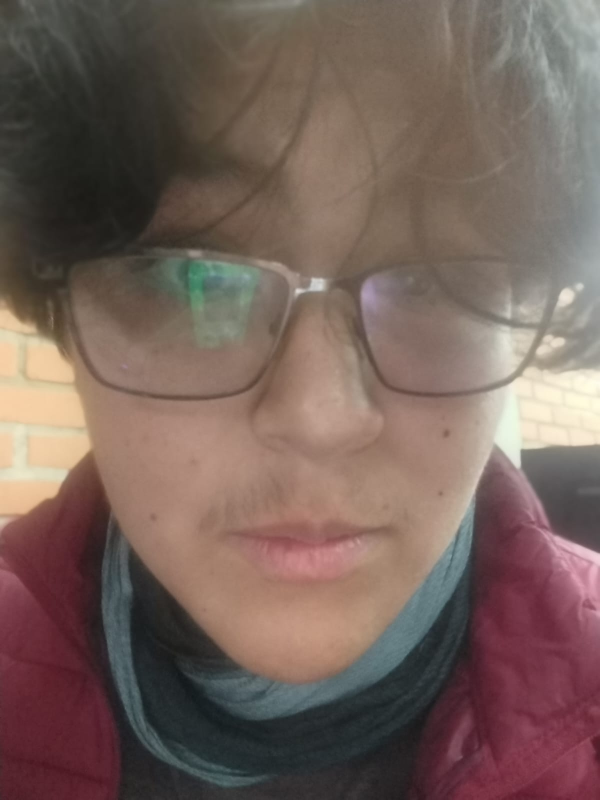
#> input picture photo.jpg, 1200 x 1599 px (shown at 1/2 size)
$ jupyter execute --allow-errors lab3.ipynb
#> lines starting #> are read from the running program, lines starting #| are printed output that depends on the picture; after the words box and inside, x2 and y2 are one past the last pixel; in counts of white or black regions, pixels touching at a corner belong together
[cell 1]
import cv2
import numpy as np
import matplotlib.pyplot as plt

imagen = cv2.imread('colores.jpg')
pixel = 50
#> (the rest of this cell did not finish here and is left out)

[cell 2]
import cv2
import numpy as np
import matplotlib.pyplot as plt
from skimage import measure

imagen_color = cv2.imread('photo.jpg')
#> imagen_color is the input picture: shape (1599, 1200, 3); mean B, G, R 90.3, 97.6, 117.6
imagen = cv2.cvtColor(imagen_color, cv2.COLOR_BGR2GRAY)
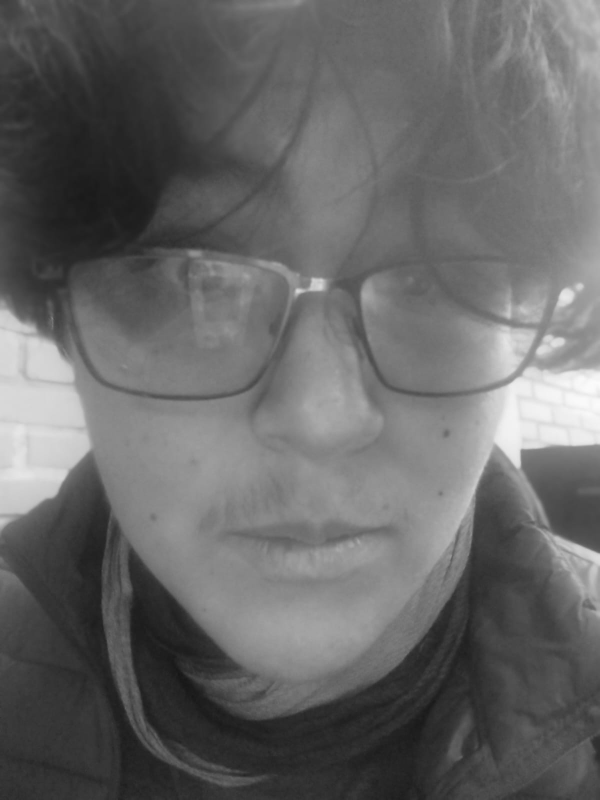
#> imagen: shape (1599, 1200) (shown at 1/2 size); min 22, max 252, mean 102.8

_, umbral = cv2.threshold(imagen, 0, 255, cv2.THRESH_BINARY + cv2.THRESH_OTSU)
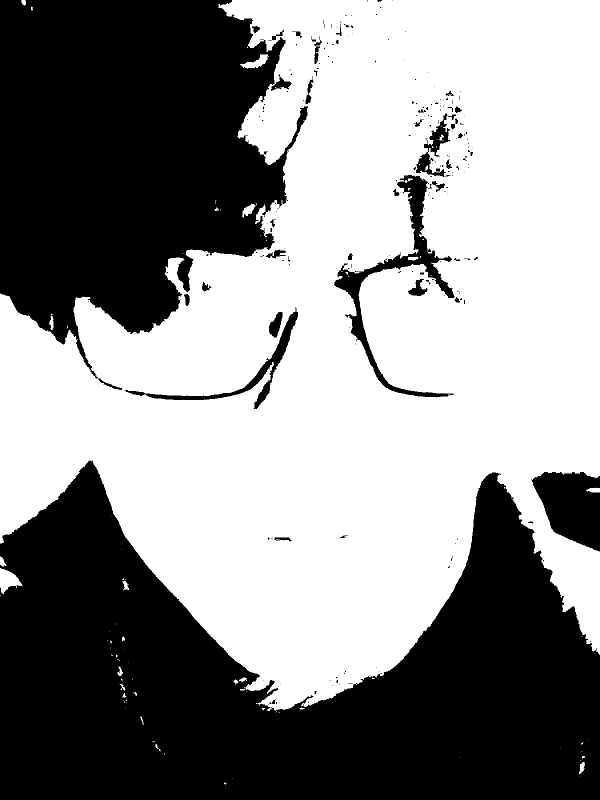
#> umbral: shape (1599, 1200) (shown at 1/2 size); 56% white; 219 black regions (165 under 20 px), largest, box (x1, y1, x2, y2) and area: (0, 920, 1200, 1599) 485884, (0, 0, 616, 780) 313755, (1063, 944, 1200, 1103) 15118

hsv = cv2.cvtColor(imagen_color, cv2.COLOR_BGR2HSV)
#> hsv: shape (1599, 1200, 3); mean H, S, V 53.3, 68.2, 119.2


kernel_personal = np.array([[0, -1, 0],
                            [-1, 5,-1],
                            [0, -1, 0]])
imagen_kernel_prop = cv2.filter2D(imagen_color, -1, kernel_personal)

imagen_kernel_predef = cv2.GaussianBlur(imagen_color, (7, 7), 0)

ojo_izq = imagen[300:400, 450:550]
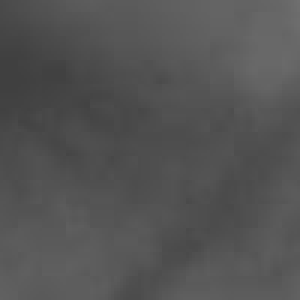
#> ojo_izq: shape (100, 100) (shown 3 times larger); min 64, max 111, mean 83.8
ojo_canny = cv2.Canny(ojo_izq, 100, 200)
#> ojo_canny: shape (100, 100); every value is 0

alpha = 0.5
neblina = cv2.convertScaleAbs(imagen_color, alpha=alpha, beta=50)
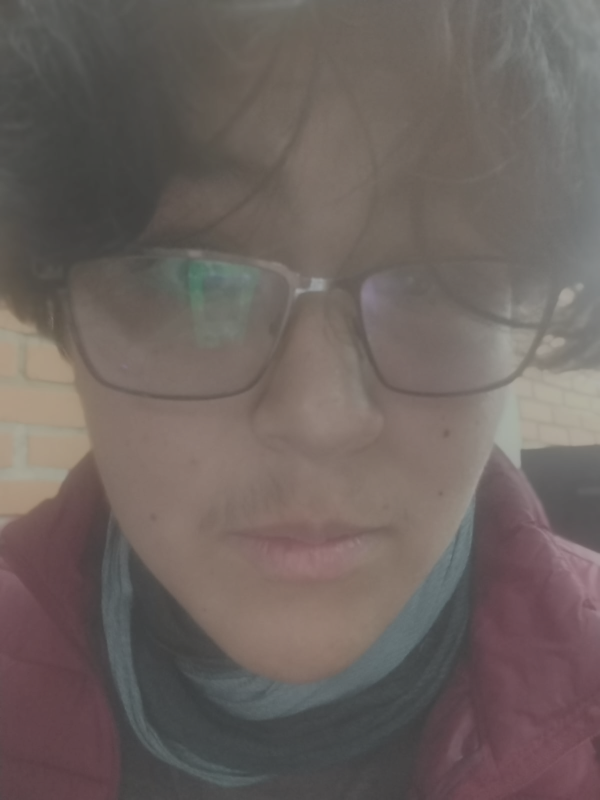
#> neblina: shape (1599, 1200, 3) (shown at 1/2 size); mean B, G, R 95.1, 98.8, 108.8

bordes = cv2.Canny(imagen, 100, 200)
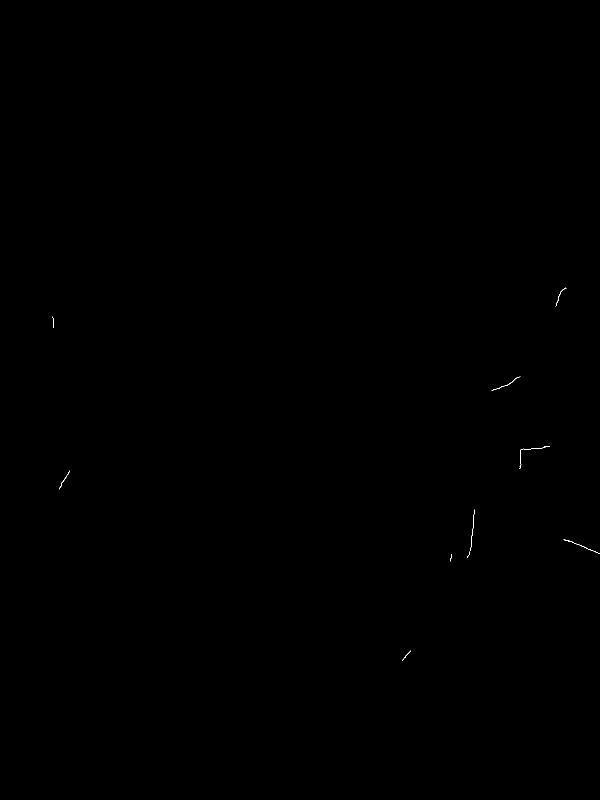
#> bordes: shape (1599, 1200) (shown at 1/2 size); 0.03% white in thin lines or dots, all inside (x1, y1, x2, y2) = (104, 575, 1200, 1321)

ret, binaria = cv2.threshold(imagen, 200, 255, cv2.THRESH_BINARY_INV)
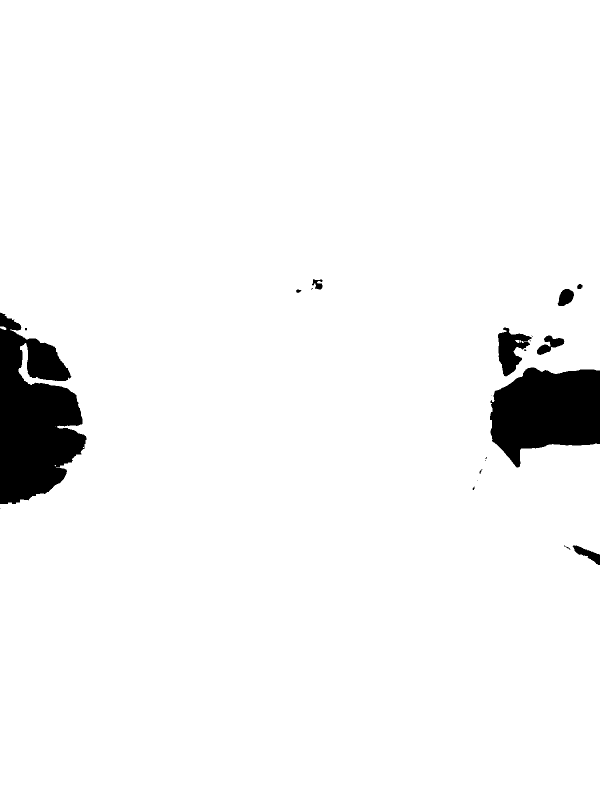
#> binaria: shape (1599, 1200) (shown at 1/2 size); 95.7% white; 22 black regions (11 under 20 px)
contornos, _ = cv2.findContours(binaria, cv2.RETR_EXTERNAL, cv2.CHAIN_APPROX_SIMPLE)
#> contornos = 5 contours, 3 with area under 20; largest, box (x1, y1, x2, y2) and area: (0, 0, 1200, 1599) 1839102, (0, 653, 13, 660) 48
for cnt in contornos:
    M = cv2.moments(cnt)
    if M['m00'] != 0:
        cx = int(M['m10'] / M['m00'])
        cy = int(M['m01'] / M['m00'])
    else:
        cx, cy = 0, 0
    area = cv2.contourArea(cnt)
    perimetro = cv2.arcLength(cnt, True)
    cv2.circle(imagen_color, (cx, cy), 5, (0, 255, 0), -1)
    x, y, w, h = cv2.boundingRect(cnt)
    cv2.rectangle(imagen_color, (x, y), (x + w, y + h), (255, 0, 255), 2)
#> this loop made 5 passes
#> (cx, cy, area, perimetro, x, y, w, h) on passes 4 to 5: (6, 655, 48, 31.31, 0, 653, 13, 7), (603, 797, 1839102, 7043, 0, 0, 1200, 1599)
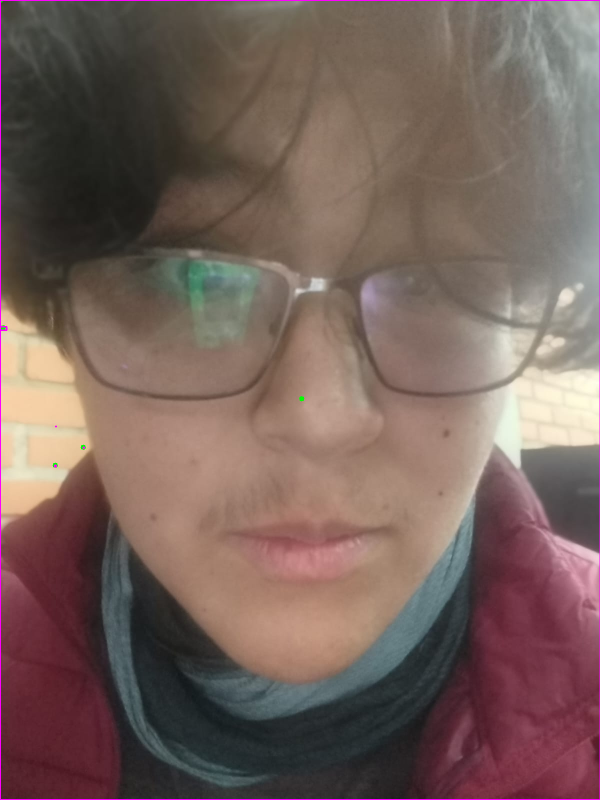
#> imagen_color: shape (1599, 1200, 3) (shown at 1/2 size); 0.46% of pixels changed, all inside (x1, y1, x2, y2) = (0, 0, 1200, 1599)

plt.figure(figsize=(15,10))

plt.subplot(3, 3, 1)
plt.title("Original (Grises)")
plt.imshow(imagen, cmap='gray')

plt.subplot(3, 3, 2)
plt.title("Umbralización Otsu")
plt.imshow(umbral, cmap='gray')

plt.subplot(3, 3, 3)
plt.title("Cambio a HSV (canal H)")
plt.imshow(hsv[:, :, 0], cmap='hsv')

plt.subplot(3, 3, 4)
plt.title("Kernel Propio")
plt.imshow(cv2.cvtColor(imagen_kernel_prop, cv2.COLOR_BGR2RGB))

plt.subplot(3, 3, 5)
plt.title("Kernel Predefinido")
plt.imshow(cv2.cvtColor(imagen_kernel_predef, cv2.COLOR_BGR2RGB))

plt.subplot(3, 3, 6)
plt.title("Canny Ojo Izquierdo")
plt.imshow(ojo_canny, cmap='gray')

plt.subplot(3, 3, 7)
plt.title("Filtro Neblina")
plt.imshow(cv2.cvtColor(neblina, cv2.COLOR_BGR2RGB))

plt.subplot(3, 3, 8)
plt.title("Bordes (Canny)")
plt.imshow(bordes, cmap='gray')

plt.subplot(3, 3, 9)
plt.title("Contornos con Cuadro Rosa")
plt.imshow(cv2.cvtColor(imagen_color, cv2.COLOR_BGR2RGB))

plt.tight_layout()
plt.show()
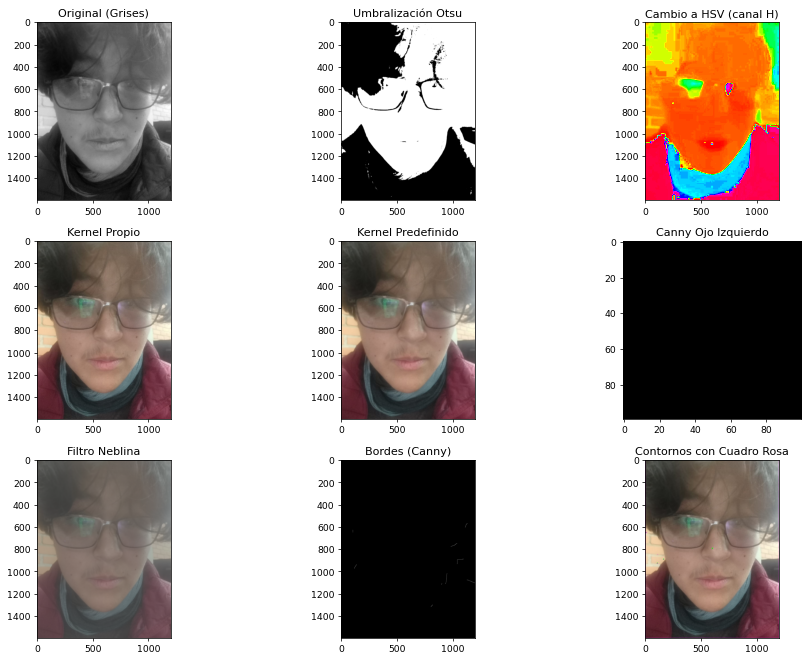
#> figure drawn by matplotlib, 9 panels

$ run again, with imagen_gris.jpg copied over photo.jpg
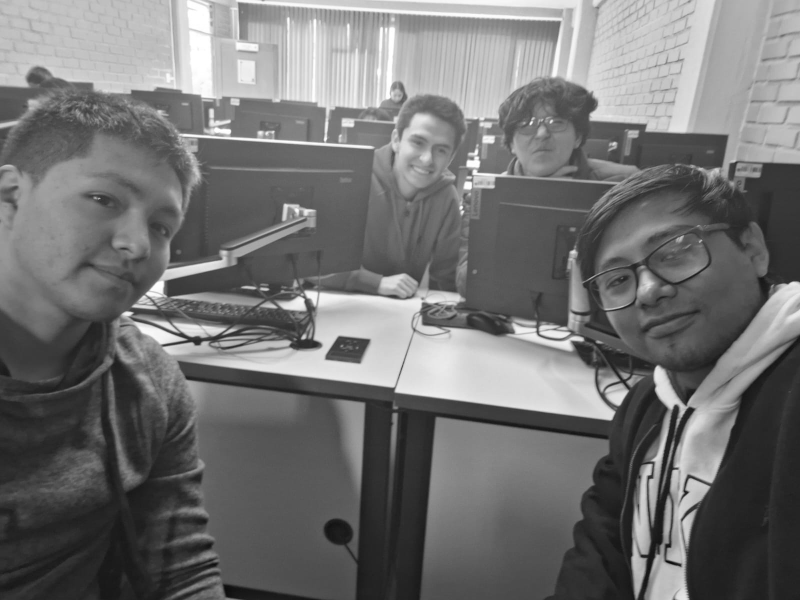
#> input picture imagen_gris.jpg, 1600 x 1200 px (shown at 1/2 size)
#> imagen_color is the input picture: shape (1200, 1600, 3); min 0, max 255, mean 114.5
#> `_, umbral = cv2.threshold(imagen, 0, 255, cv2.THRESH_BINARY + cv2.THRE..`:
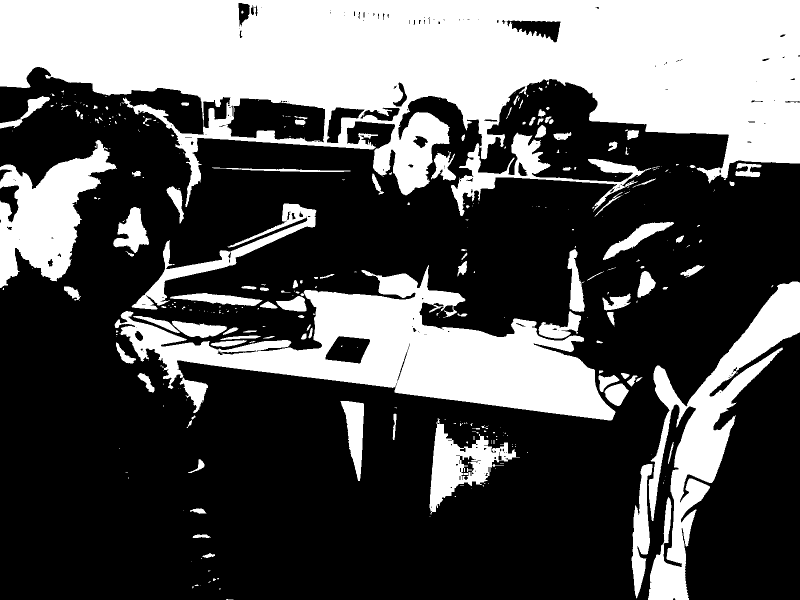
#> umbral: shape (1200, 1600) (shown at 1/2 size); 34.2% white; 365 white regions (241 under 20 px), largest, box (x1, y1, x2, y2) and area: (0, 0, 1600, 414) 371651, (229, 530, 1231, 841) 112954, (1296, 563, 1600, 1200) 51403
#> hsv: shape (1200, 1600, 3); mean H, S, V 0, 0, 114.5
#> ojo_canny: shape (100, 100); every value is 0
#> bordes: shape (1200, 1600); 1.8% white in thin lines or dots
#> binaria: shape (1200, 1600); 89% white; 359 black regions (194 under 20 px)
#> contornos = 42 contours, 37 with area under 20; largest, box (x1, y1, x2, y2) and area: (0, 0, 1600, 1200) 1851139, (728, 1, 1148, 148) 7649, (342, 0, 360, 158) 1543, (171, 143, 179, 155) 36, (219, 167, 224, 176) 20
#> the loop `for cnt in contornos:` made 42 passes
#> (cx, cy, area, perimetro, x, y, w, h) on passes 7, 16, 35, 41, 42: (221, 170, 20.5, 21.07, 219, 167, 5, 9), (175, 147, 36, 31.31, 171, 143, 8, 12), (999, 34, 7649, 1180.6, 728, 1, 420, 147), (350, 69, 1543, 340.8, 342, 0, 18, 158), (798, 616, 1851139, 9889.9, 0, 0, 1600, 1200)
#> after the loop `for cnt in contornos:`:
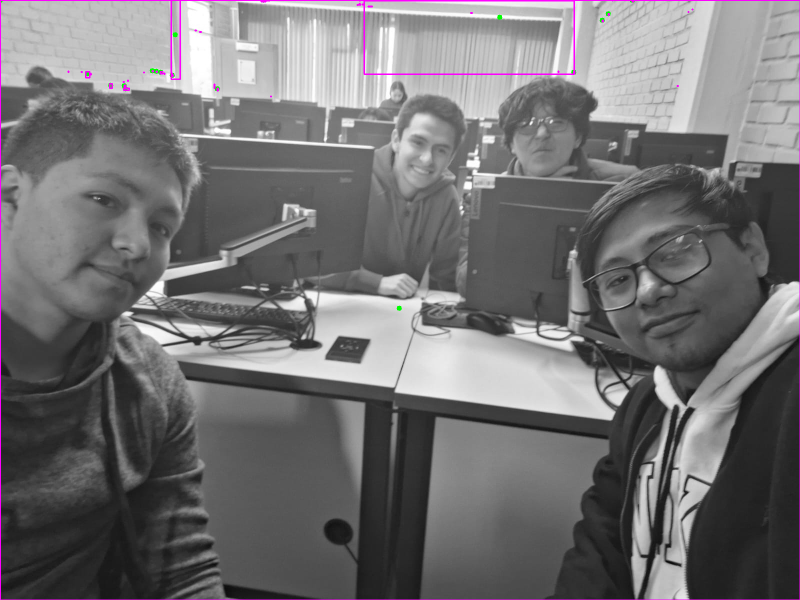
#> imagen_color: shape (1200, 1600, 3) (shown at 1/2 size); 0.71% of pixels changed, all inside (x1, y1, x2, y2) = (0, 0, 1600, 1200)
